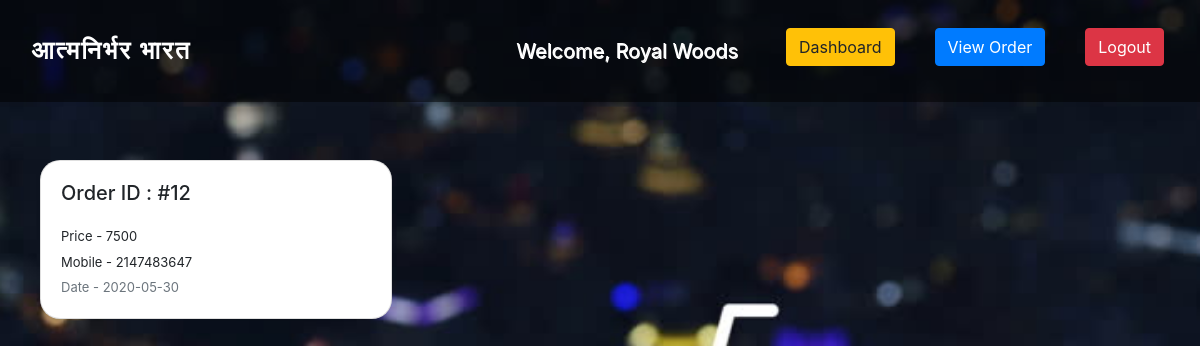
Screenshot of /view_order.php (signed in) with the database file from the repository.
### tables this page shows
CREATE TABLE `vendor` (
  `id` int(11) NOT NULL,
  `vendor_name` varchar(100) NOT NULL,
  `vendor_city` varchar(100) NOT NULL,
  `vendor_number` bigint(20) DEFAULT NULL,
  `vendor_email` varchar(100) NOT NULL,
  `vendor_password` varchar(100) NOT NULL
);

CREATE TABLE `orders` (
  `id` int(11) NOT NULL,
  `user_id` int(11) NOT NULL,
  `vendor_id` int(11) NOT NULL,
  `address` varchar(100) NOT NULL,
  `date` date NOT NULL,
  `mode_of_payment` varchar(100) DEFAULT NULL,
  `total` int(11) NOT NULL,
  `mobile` int(11) NOT NULL
);

### view_order.php (the view, shortened to what this page needs)
<?php
	require 'connect.php';
	if(strlen($_SESSION['restid'])==0)
	{
	header('location:vendor.php');
	}
	else {
?>
<!DOCTYPE html>
<html>
<head>
	<link rel = "stylesheet" href = "css/style.css">
	<link rel = "stylesheet" href = "https://stackpath.bootstrapcdn.com/bootstrap/4.5.0/css/bootstrap.min.css">
</head>
<body>
	<nav class="navbar navbar-custom navbar-expand-md  navbar-dark">
		<a class="navbar-brand" href="index.php"><span style="font-size:25px; letter-spacing: 2px ; margin-left: 15px;"><b>आत्मनिर्भर भारत</b></span></a>
		<div class="collapse navbar-collapse justify-content-end" id="collapsibleNavbar">
			<ul class="navbar-nav">
				<?php
					$id = $_SESSION['restid'];
					$sql = "SELECT * FROM vendor WHERE id = $id";
					$result = $conn->query($sql);
					$row = $result->fetch_assoc();
				?>
				<li class="nav-item">
					<a class="nav-link active" href="#"><span style="color:white; font-size:20px">Welcome, <?php echo $row['vendor_name'] ?></span></a>
				</li>
				<li class="nav-item">
					<button type="button" class="btn btn-warning" onclick="location.href='vendor_dashboard.php'">
						Dashboard
					</button>
				</li>
				<li class="nav-item">
					<button type="button" class="btn btn-primary" onclick="location.href='view_order.php'">
						View Order
					</button>
				</li>
				<form method="get" action="logout.php">
		        	<li class="nav-item">
						<button name="res_logout" type="submit" class="btn btn-danger">Logout</button>
					</li>
		    	</form>
			</ul>
		</div>
	</nav>
	<br><br>
    	<?php
	    	$restid = $_SESSION['restid'];
	    	$sql = "select * from orders where vendor_id = '$restid'";
	    	$result = $conn->query($sql);
	    ?>
		<div class="container">
			<div class="row">
				<?php
					while($row = $result->fetch_assoc()){ ?>
						<div class="card menu-card" style="width: 22rem;">
							<div class="card-body">
								<h5 class="card-text">Order ID : #<?php echo $row['id']; ?></h5> <br>
								<p class="card-text">Price - <?php echo $row['total']; ?></p>
								<p class="card-text">Mobile - <?php echo $row['mobile']; ?></p>
								<p class="card-text text-muted">Date - <?php echo $row['date']; ?> </p>
							</div>
						</div>
					<?php } ?>
				</div>
			</div>
</body>
</html>
<?php } ?>

### css/style.css (style rules this page uses)
.navbar-custom { background-color: rgba(0, 0, 0, 0.5); }
.nav-item { padding: 20px; text-align: center; }
.active { text-shadow: 1px 1px white; }
body { background-image: url("../images/main_bg.jpg"); height: 100%; background-position: center center; background-repeat: no-repeat; background-attachment: fixed; background-size: cover; background-color: #464646; }

### view_order.php (style rules this page uses)
div.card-body p { font-size: 13px; margin-top: -10px; }
.menu-card { margin: 10px ; border-radius: 20px; }

### rows the page displays
vendor: vendor_name "Royal Woods"
orders: id "12", total "7500", mobile "2147483647", date "2020-05-30"
